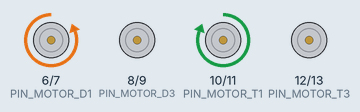
The sketch below on a simulated Arduino Uno, built with avr-gcc and run on an emulated ATmega328P. Shown: motor-driver pin pairs drawn as motors (green arrow = first pin HIGH = forward, orange = second pin HIGH = backward, longer = more drive).

Above: at 0.05 s.
At 6.45 s:
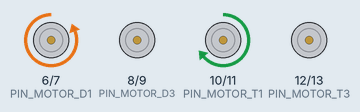
At 12.85 s:
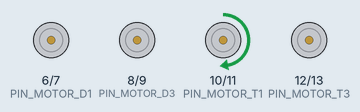
At 19.25 s:
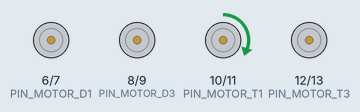
At 25.7 s:
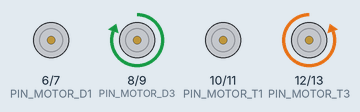
At 38.5 s:
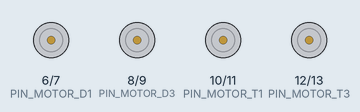
Timing chart, 0 to 40.0 s (numbered marks = the images above):
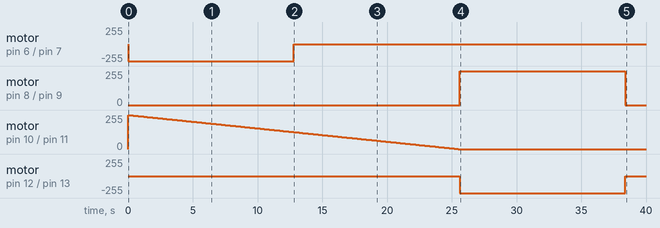

The sketch:

velocidadMotor.ino
```cpp
#include <Streaming.h>

#define ENTRADA 0
#define SALIDA  1

#define PIN_MOTOR_D1 6
#define PIN_MOTOR_D2 7
#define PIN_MOTOR_D3 8
#define PIN_MOTOR_D4 9
#define PIN_MOTOR_T1 10
#define PIN_MOTOR_T2 11
#define PIN_MOTOR_T3 12
#define PIN_MOTOR_T4 13

#define BIT_PIN(i)  digitalPinToBitMask(i)
#define OUT_PIN(i)  portOutputRegister(digitalPinToPort(i))
#define REG_PIN(i)  portModeRegister(digitalPinToPort(i))
#define IN_PIN(i) *portInputRegister(digitalPinToPort(i))
;
void girarRobotCW( int velMotor )
{
  analogWrite( PIN_MOTOR_D3, velMotor );
  _digWrite( PIN_MOTOR_D4, LOW );
  analogWrite( PIN_MOTOR_T4, velMotor );
  _digWrite( PIN_MOTOR_T3, LOW );

  _digWrite( PIN_MOTOR_D1, LOW );
  _digWrite( PIN_MOTOR_D2, LOW );
  _digWrite( PIN_MOTOR_T1, LOW );
  _digWrite( PIN_MOTOR_T2, LOW );

}  // Fin de girarRobotCW()

void girarRobotCCW( int velMotor )
{
  analogWrite( PIN_MOTOR_D2, velMotor );
  _digWrite( PIN_MOTOR_D1, LOW );
  analogWrite( PIN_MOTOR_T1, velMotor );
  _digWrite( PIN_MOTOR_T2, LOW );

  _digWrite( PIN_MOTOR_D3, LOW );
  _digWrite( PIN_MOTOR_D4, LOW );
  _digWrite( PIN_MOTOR_T3, LOW );
  _digWrite( PIN_MOTOR_T4, LOW );

}  // Fin de girarRobotCCW()

void configPin( uint8_t pNum, uint8_t modo )
{
  volatile uint8_t *reg,*out;

  reg = REG_PIN(pNum);
  out = OUT_PIN(pNum);
  uint8_t oldSREG = SREG;
  cli();
  if ( modo ) *reg |= BIT_PIN(pNum);  // Salida
  else
  {
    *reg &= ~BIT_PIN(pNum);   // Entrada
    *out &= ~BIT_PIN(pNum);
  }
  SREG = oldSREG;

} // Fin de configPin()

void _digWrite( uint8_t pNum, uint8_t statePin )
{
  volatile uint8_t* out = OUT_PIN(pNum);

  if( statePin )  *out |= BIT_PIN(pNum);
  else            *out &= ~BIT_PIN(pNum);

} // Fin de _digWrite()

void setup()
{
  configPin( PIN_MOTOR_D1, SALIDA );
  configPin( PIN_MOTOR_D2, SALIDA );
  configPin( PIN_MOTOR_D3, SALIDA );
  configPin( PIN_MOTOR_D4, SALIDA );

  configPin( PIN_MOTOR_T1, SALIDA );
  configPin( PIN_MOTOR_T2, SALIDA );
  configPin( PIN_MOTOR_T3, SALIDA );
  configPin( PIN_MOTOR_T4, SALIDA );
}

void loop()
{
  for (int vel = 255; vel >= 0; --vel)
  {
    girarRobotCCW(vel);
    delay(100);
  }
  for (int vel = 255; vel >= 0; --vel)
  {
    girarRobotCW(vel);
    delay(100);
  }

}
```

Measured:
- by itself, motor on pin 6 (PIN_MOTOR_D1) / pin 7 (PIN_MOTOR_D2): stopped → backward 255/255 at 0.00 s, → stopped 12.8 s later
- by itself, motor on pin 8 (PIN_MOTOR_D3) / pin 9 (PIN_MOTOR_D4): stopped → forward 255/255 at 25.6 s, → stopped 12.8 s later
- by itself, motor on pin 12 (PIN_MOTOR_T3) / pin 13 (PIN_MOTOR_T4): stopped → backward 255/255 at 25.6 s, → stopped 12.8 s later
- by itself, motor on pin 10 (PIN_MOTOR_T1) / pin 11 (PIN_MOTOR_T2): stopped → forward 255/255 at 0.00 s, → forward 254/255 0.10 s later, → forward 253/255 0.10 s later, → forward 252/255 0.10 s later, … (256 changes in this stretch)
